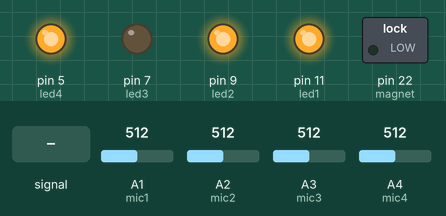
This sketch was run on a simulated Arduino Mega 2560, built with avr-gcc and run on an emulated ATmega2560. Parts: switched loads named in the sketch (green lamp = pin HIGH), output pins drawn as LEDs (lit = HIGH). Dashed ring = blinking. The inputs (shaded band) are chosen by the test bench; at power-on: A2 (mic2) = 512, A1 (mic1) = 512, A3 (mic3) = 512, A4 (mic4) = 512. What the sketch prints to the serial monitor is not drawn.

Above: at 2.2 s.
2.3 s: A1 (mic1) fed a 200 Hz sine of ±460 counts around its level
At 3.7 s:
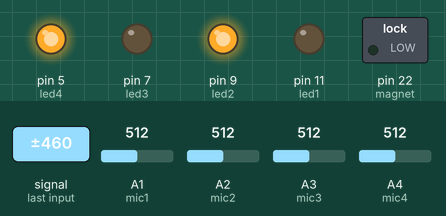
4.0 s: A2 (mic2) fed a 200 Hz sine of ±460 counts around its level
At 4.5 s:
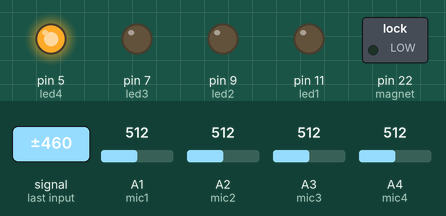
5.7 s: A4 (mic4) fed a 200 Hz sine of ±460 counts around its level
At 6.91 s:
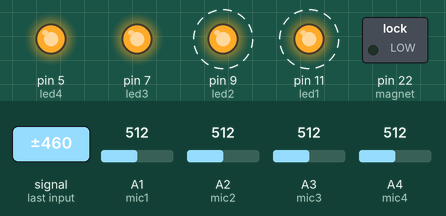
8.7 s: A2 (mic2) set to 65
At 11.4 s:
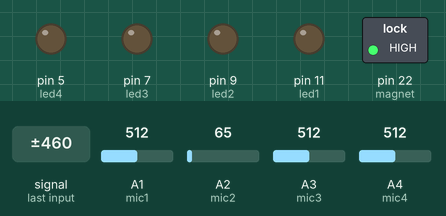
11.7 s: A1 (mic1) set to 107
14.7 s: A1 (mic1) set to 94
Timing chart, 0 to 17.4 s (numbered marks = the images above; inputs shaded):
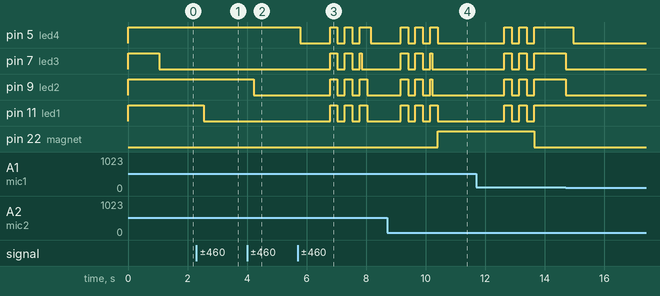

The sketch:

NEWCANDLEPROP.ino
```cpp
int mic1 = A1;
int led1 = 11;
int micstate1;
int ledstate1;

int mic2 = A2;
int led2 = 9;
int micstate2;
int ledstate2;

int mic3 = A3;
int led3 = 7;
int micstate3;
int ledstate3;

int mic4 = A4;
int led4 = 5;
int micstate4;
int ledstate4;

int magnet = 22;
int magnetstate;

int pwcount;
byte combination[] = "2413";
byte userInput[4];

int pwcountReset;

int propstate;

void setup() {

  pinMode (mic1, INPUT_PULLUP);
  pinMode (led1, OUTPUT);

  pinMode (mic2, INPUT_PULLUP);
  pinMode (led2, OUTPUT);

  pinMode (mic3, INPUT_PULLUP);
  pinMode (led3, OUTPUT);

  pinMode (mic4, INPUT_PULLUP);
  pinMode (led4, OUTPUT);

  pinMode (magnet, OUTPUT);

  digitalWrite (led1, HIGH);
  digitalWrite (led2, HIGH);
  digitalWrite (led3, HIGH);
  digitalWrite (led4, HIGH);
  digitalWrite (magnet, LOW);

  ledstate1 = 1;
  ledstate2 = 1;
  ledstate3 = 1;
  ledstate4 = 1;

  propstate = 1;

  Serial.begin(115200);

  delay(1000);
}

void loop() {

  micstate1 = analogRead(mic1);
  micstate2 = analogRead(mic2);
  micstate3 = analogRead(mic3);
  micstate4 = analogRead(mic4);

  magnetstate = digitalRead(magnet);


  Serial.print("  M1 = ");
  Serial.println(micstate1);
  Serial.print("                            M2 = ");
  Serial.println(micstate2);
  Serial.print("                                                      M3 = ");
  Serial.println(micstate3);
  Serial.print("                                                                                M4 = ");
  Serial.println(micstate4);
  Serial.print("               LED1 = ");
  Serial.println(ledstate1);
  Serial.print("                                        LED2 = ");
  Serial.println(ledstate2);
  Serial.print("                                                                  LED3 = ");
  Serial.println(ledstate3);
  Serial.print("                                                                                            LED4 = ");
  Serial.println(ledstate4);

  Serial.print("                                                                                                           Password Count = ");
  Serial.println(pwcount);

  Serial.print("                                                                                                                                     Propstate = ");
  Serial.println(propstate);

  if (micstate1 < 75 && ledstate1 == 1) {

    digitalWrite(led1, LOW);
    ledstate1 = 0;
    userInput[pwcount] = '1';
    pwcount++;
    // delay(10);
    Serial.print('1');

  }

  if (micstate2 < 90 && ledstate2 == 1) {

    digitalWrite(led2, LOW);
    ledstate2 = 0;
    userInput[pwcount] = '2';
    pwcount++;
    //delay(10);
    Serial.print('2');

  }

  if (micstate3 > 50 && ledstate3 == 1) {

    digitalWrite(led3, LOW);
    ledstate3 = 0;
    userInput[pwcount] = '3';
    pwcount++;
    // delay(10);
    Serial.print('3');

  }

  if (micstate4 < 95 && ledstate4 == 1) {

    digitalWrite(led4, LOW);
    ledstate4 = 0;
    userInput[pwcount] = '4';
    pwcount++;
    // delay(10);
    Serial.print('4');

  }

  if (micstate1 > 120 && propstate == 0) {

    pwcountReset++;

  }

  if (pwcountReset > 15 && propstate == 0) {

    candleReset();
    digitalWrite(magnet, LOW);
    propstate = 1;
    pwcountReset = 0;
    delay(1000);
  }


  for (byte n = 0; n <= 4; n++) {

    if (userInput[n] == combination[n] && pwcount >= 4) {
      digitalWrite(magnet, HIGH);
      Serial.println("UNLOCKED");
      propstate = 0;
      Serial.print("Propstate = ");
      Serial.println(propstate);
      pwcount = 0;

    }
    else {
      if (userInput[n] != combination[n] && pwcount >= 4) {
        digitalWrite(magnet, LOW);
        Serial.println(" - WRONG PASSWORD");
        candleReset();
        pwcount = 0;
        n = 0;
      }
    }
    return;
  }

}

void candleReset() {

  delay(1000);
  digitalWrite(led1, HIGH);
  digitalWrite(led2, HIGH);
  digitalWrite(led3, HIGH);
  digitalWrite(led4, HIGH);
  delay(250);
  digitalWrite(led1, LOW);
  digitalWrite(led2, LOW);
  digitalWrite(led3, LOW);
  digitalWrite(led4, LOW);
  delay(250);
  digitalWrite(led1, HIGH);
  digitalWrite(led2, HIGH);
  digitalWrite(led3, HIGH);
  digitalWrite(led4, HIGH);
  delay(250);
  digitalWrite(led1, LOW);
  digitalWrite(led2, LOW);
  digitalWrite(led3, LOW);
  digitalWrite(led4, LOW);
  delay(250);
  digitalWrite(led1, HIGH);
  digitalWrite(led2, HIGH);
  digitalWrite(led3, HIGH);
  digitalWrite(led4, HIGH);
  ledstate1 = 1;
  ledstate2 = 1;
  ledstate3 = 1;
  ledstate4 = 1;

}


/*

  R.I.P. NEWCANDLEPROP  1.0

  laid to rest by grant bloom 7/10/2019 6:17pm smh

  int c1 = 11;
  int state1 = 0;
  int c2 = 10;
  int state2 = 0;
  int c3 = 9;
  int state3 = 0;
  int c4 = 8;
  int state4 = 0;

  int mag = 7;
  int stateMag = 0;

  int power = 12;

  void setup() {

  pinMode (c1, INPUT);
  pinMode (c2, INPUT);
  pinMode (c3, INPUT);
  pinMode (c4, INPUT);
  pinMode (mag, INPUT);
  pinMode (power, OUTPUT);

  digitalWrite (power, HIGH);

  Serial.begin(9600);

  }

  void loop() {

  state1 = digitalRead(c1);
  state2 = digitalRead(c2);
  state3 = digitalRead(c3);
  state4 = digitalRead(c4);

  if (state1 == 0 && state2 == 0 && state3 == 0 && state4 == 0 && mag > 0){

  digitalWrite(power, LOW);
  delay(1000);
  digitalWrite(power, HIGH);
  delay(50);


  }

  else {
  digitalWrite(power, HIGH);

  }

  Serial.print("Candle 1 = ");
  Serial.println(state1);

  Serial.print("                Candle 2 = ");
  Serial.println(state2);

  Serial.print("                                Candle 3 = ");
  Serial.println(state3);

  Serial.print("                                                Candle 4 = ");
  Serial.println(state4);

  Serial.print("                                                                Power = ");
  Serial.println(power);
  }

*/
```

Measured:
- after the input at 2.3 s, pin 11 (led1): HIGH → LOW after 0.25 s
- after the input at 4.0 s, pin 9 (led2): HIGH → LOW after 0.23 s
- after the input at 5.7 s, pin 5 (led4): HIGH → LOW after 0.09 s, then repeats every 0.50 s: HIGH 0.25 s, LOW 0.25 s; pin 7 (led3): goes HIGH 0.25 s, LOW 0.25 s, HIGH 0.25 s, LOW 0.25 s, HIGH 0.06 s, then LOW, starting after 1.1 s
- after the input at 8.7 s, pin 22 (magnet): LOW → HIGH after 1.7 s
